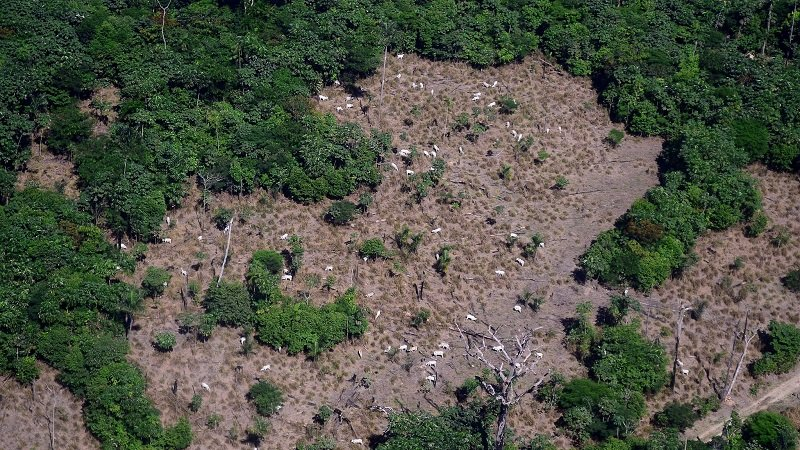
%> input picture desmatada.jpg, 800 x 450 px
$ octave tp7.m   (GNU Octave 9; MATLAB toolbox functions it lacks are replaced by stand-ins)
%> lines starting %> are read from the running program, lines starting %| are printed output that depends on the picture; in (x1, y1, x2, y2) boxes, pixels count from 0 and x2, y2 are one past the last pixel; in counts of white or black regions, pixels touching at a corner belong together; the program's own positions count from 1
clear all
close all
clc
pkg load image

img = imread ('desmatada.jpg');%Fazendo a leitura da imagem
%> img is the input picture: size 450x800x3 uint8; mean R, G, B 82.2, 84.8, 71.7
%figure,imshow(img);title('original'); % Visualizando
%figure,imhist(img);title('original');  % Histograma

gray_img = rgb2gray(img);
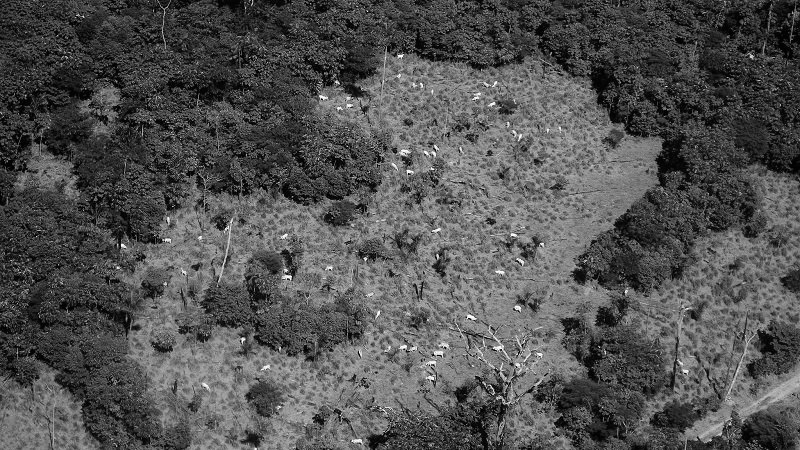
%> gray_img: size 450x800 uint8; min 0, max 255, mean 82.5
%figure, imshow(gray_img), title ('Grayscale image');
%figure, imhist(gray_img), title ('Grayscale image');

threshold = graythresh(gray_img);
%> threshold = 0.325
bw = im2bw(gray_img,threshold);
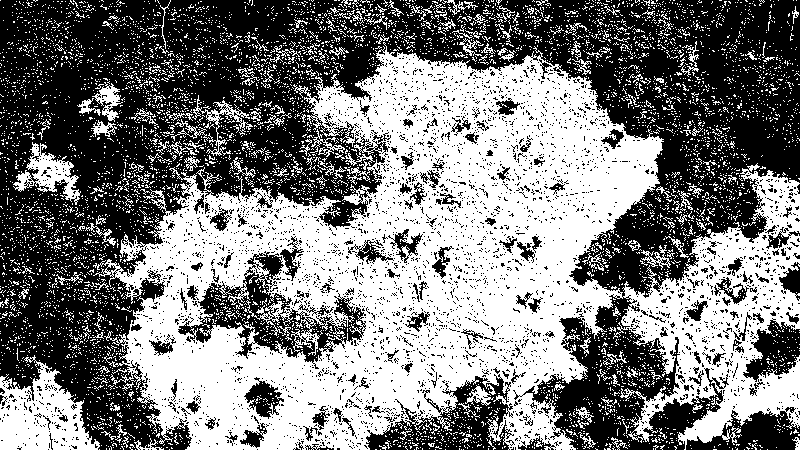
%> bw: size 450x800 logical; 48.6% white; 6770 white regions (6583 under 20 px), largest, box (x1, y1, x2, y2) and area: (93, 42, 800, 450) 141029, (0, 355, 100, 450) 5153, (13, 142, 81, 205) 1560
[B,L] = bwboundaries(bw);
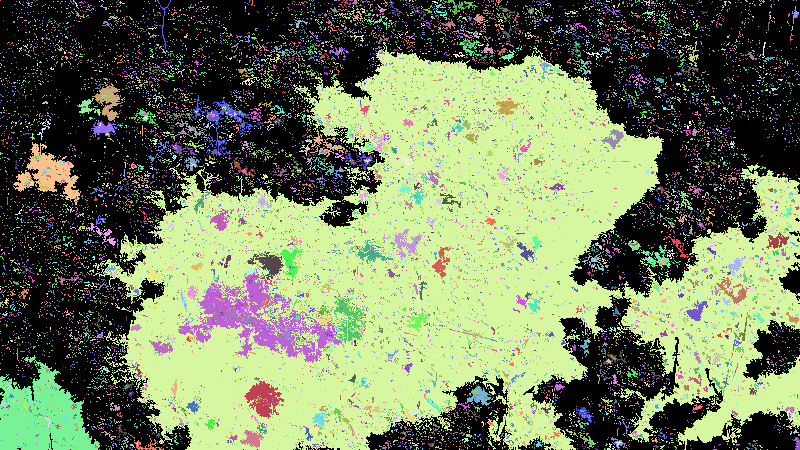
%> L: size 450x800 double; 13317 distinct labels, from 0 to 13316; one colour per label, 0 black
%> B = 13316 boundaries
figure,imshow(label2rgb(L, @jet, [.5 .5 .5]));
%> after `imshow(label2rgb(L, @jet, [.5 .5 .5]))`:
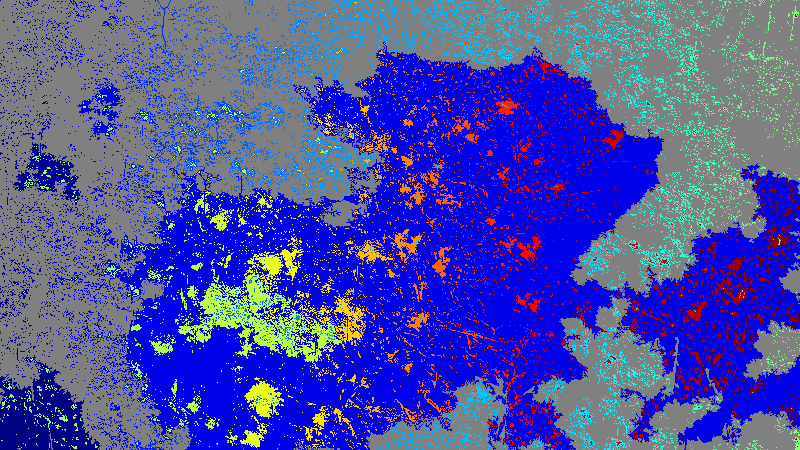
%> displayed picture: size 450x800x3, on the screen's scale of 0 to 255; mean R, G, B 74.1, 77.5, 168.4
hold on
for k = 1:length(B)
  boundary = B{k};
  plot(boundary(:,2), boundary(:,1), 'black', 'LineWidth', 2)
end
%> this loop made 13316 passes
%> boundary on passes 1 to 3: [1 1; 1 1], [54 1; 54 1], [64 1; 65 2; 66 2; 65 2; 64 1]
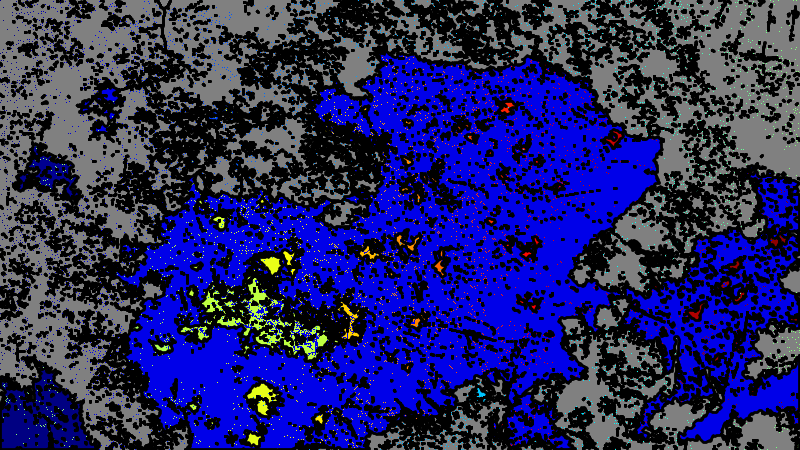
%> figure redrawn from the program's plot data

%output = 130 - gray_img;
%figure, imshow(output), title ('output image');
%figure, imhist(output), title ('output image');
